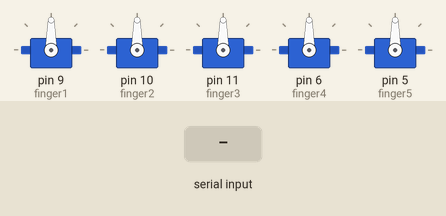
The sketch below on a simulated Arduino Uno, built with avr-gcc and run on an emulated ATmega328P. Shown: 5 × servo. Inputs (shaded band) come from the test bench.

Above: at 1.2 s.
1.3 s: "30,150\n" received over Serial
At 2.5 s:
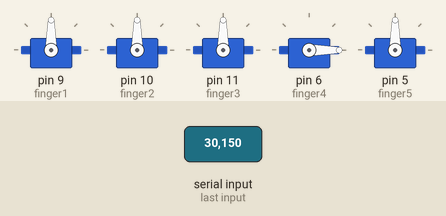
2.8 s: "0\n" received over Serial
At 3.7 s:
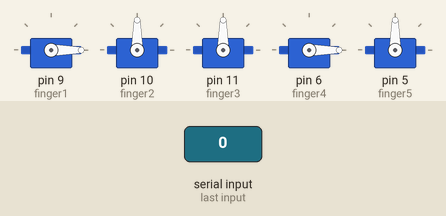
4.3 s: "1\n" received over Serial
At 4.8 s:
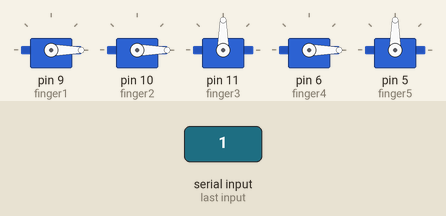
5.8 s: "2\n" received over Serial
At 7.0 s:
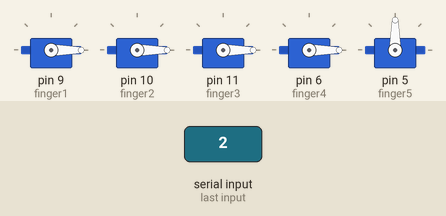
7.3 s: "4\n" received over Serial
At 8.3 s:
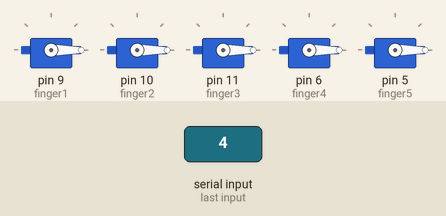
8.8 s: "1,90\n" received over Serial
At 9.6 s:
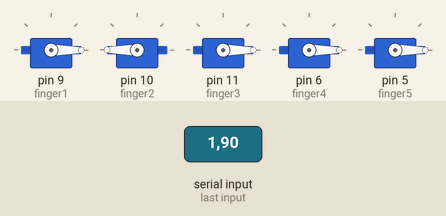
Timing chart, 0 to 11.3 s (numbered marks = the images above; inputs shaded):
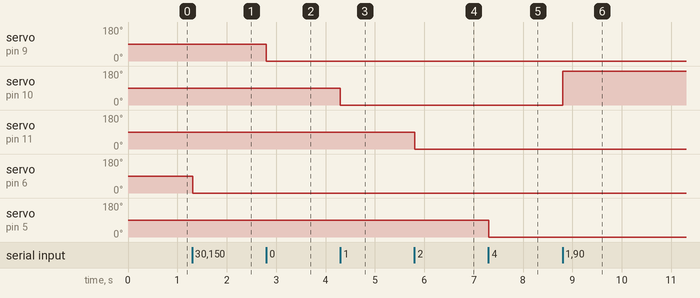

The sketch:

Arduino_code_modified.ino
```cpp
#include <Servo.h>

Servo finger1;  // Create Servo objects for each finger
Servo finger2;
Servo finger3;
Servo finger4;
Servo finger5;

void setup() {
    finger1.attach(9);  // Attach servos to PWM pins
    finger2.attach(10);
    finger3.attach(11);
    finger4.attach(6);  // Adjust pin numbers as needed
    finger5.attach(5);

    Serial.begin(9600);  // Start serial communication
}

void loop() {
    if (Serial.available()) {
        String data = Serial.readStringUntil('\n');
        int fingerIndex = data.substring(0, 1).toInt();
        int isUp = data.substring(2).toInt();

        moveFinger(fingerIndex, isUp);
    }
}

void moveFinger(int fingerIndex, int isUp) {
    switch (fingerIndex) {
        case 0:
            finger1.write(isUp ? 180 : 0);
            break;
        case 1:
            finger2.write(isUp ? 180 : 0);
            break;
        case 2:
            finger3.write(isUp ? 180 : 0);
            break;
        case 3:
            finger4.write(isUp ? 180 : 0);
            break;
        case 4:
            finger5.write(isUp ? 180 : 0);
            break;
    }
}
```

Measured:
- after the input at 1.3 s, servo on pin 6 (finger4): 90° → 0° at once
- after the input at 2.8 s, servo on pin 9 (finger1): 90° → 0° at once
- after the input at 4.3 s, servo on pin 10 (finger2): 90° → 0° at once
- after the input at 5.8 s, servo on pin 11 (finger3): 90° → 0° at once
- after the input at 7.3 s, servo on pin 5 (finger5): 90° → 0° at once
- after the input at 8.8 s, servo on pin 10 (finger2): 0° → 180° at once
